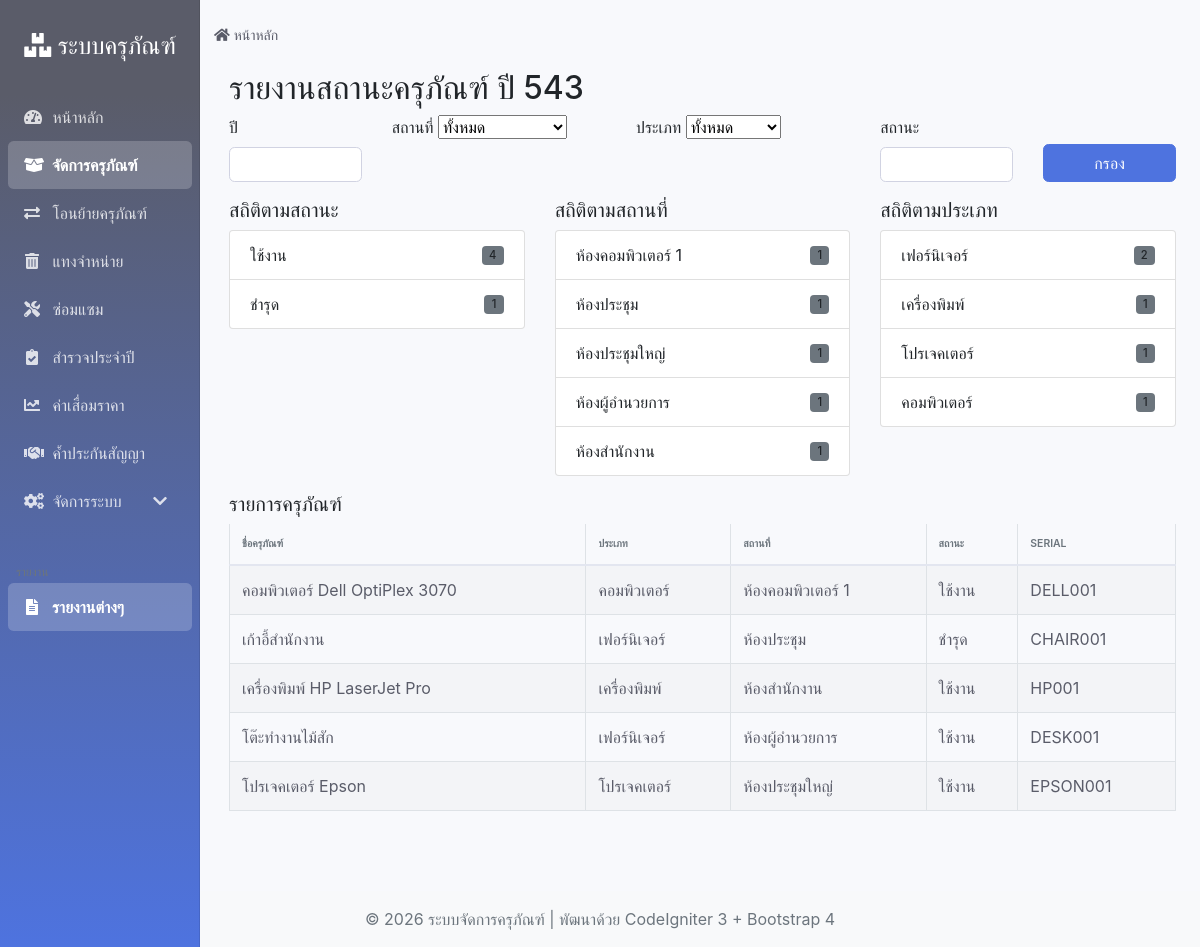
Screenshot of /index.php/reports/asset_status with the database file from the repository.
### tables this page shows
CREATE TABLE `assets` (
  `asset_id` int(11) NOT NULL,
  `asset_name` varchar(255) NOT NULL COMMENT 'ชื่อครุภัณฑ์',
  `asset_type` varchar(100) NOT NULL COMMENT 'ประเภทครุภัณฑ์',
  `serial_number` varchar(100) DEFAULT NULL COMMENT 'หมายเลขซีเรียล',
  `purchase_date` date NOT NULL COMMENT 'วันที่จัดซื้อ',
  `purchase_price` decimal(15,2) NOT NULL COMMENT 'ราคาจัดซื้อ',
  `current_location` varchar(255) NOT NULL COMMENT 'สถานที่ตั้งปัจจุบัน',
  `status` enum('ใช้งาน','ชำรุด','จำหน่ายแล้ว','ซ่อมแซม') NOT NULL DEFAULT 'ใช้งาน' COMMENT 'สถานะ',
  `warranty_info` text COMMENT 'ข้อมูลการรับประกัน',
  `depreciation_rate` decimal(5,2) NOT NULL DEFAULT '0.00' COMMENT 'อัตราค่าเสื่อมราคา (%)',
  `acquisition_method` varchar(100) NOT NULL COMMENT 'วิธีการได้มา',
  `responsible_person` varchar(255) NOT NULL COMMENT 'ผู้รับผิดชอบ',
  `created_at` timestamp NOT NULL DEFAULT CURRENT_TIMESTAMP,
  `updated_at` timestamp NOT NULL DEFAULT CURRENT_TIMESTAMP ON UPDATE CURRENT_TIMESTAMP
);

### application/controllers/Reports.php (called while the page is built, shortened)
<?php
class Reports extends CI_Controller {
    public function __construct()
    {
        $this->load->model('Asset_model');
        $this->load->model('Survey_model');
        $this->load->model('Depreciation_model');
        $this->load->model('Transfer_model');
        $this->load->model('Disposal_model');
        $this->load->model('Repair_model');
        $this->load->helper(array('url', 'form'));
        $this->load->library(array('session', 'form_validation'));
    }
    public function asset_status()
    {
        $data = array();
        $location = $this->input->get('location');
        $category = $this->input->get('category');
        $status = $this->input->get('status');
        $year = $this->input->get('year');
        $data['assets'] = $this->Asset_model->get_assets_by_filters($location, $category, $status, $year);
        $data['status_stats'] = $this->Asset_model->get_asset_status_statistics($year);
        $data['location_stats'] = $this->Asset_model->get_asset_location_statistics($year);
        $data['category_stats'] = $this->Asset_model->get_asset_category_statistics($year);
        $data['locations'] = $this->Asset_model->get_distinct_locations($year);
        $data['categories'] = $this->Asset_model->get_distinct_categories($year);
        $data['selected_location'] = $location;
        $data['selected_category'] = $category;
        $data['selected_status'] = $status;
        $data['selected_year'] = $year;
        $data['page_title'] = 'รายงานสถานะครุภัณฑ์ ปี ' . ($year + 543);
        $data['page_name'] = 'asset_status_report';
        $this->load->view('templates/header', $data);
        $this->load->view('reports/asset_status', $data);
        $this->load->view('templates/footer');
    }
}

### index.php (called while the page is built, shortened)
<?php
require_once BASEPATH.'core/CodeIgniter.php';

### application/models/Asset_model.php (called while the page is built, shortened)
<?php
class Asset_model extends CI_Model {
private function _col(array $candidates, $table = 'assets')
{
    foreach ($candidates as $c) {
        if ($this->db->field_exists($c, $table)) return $c;
    }
    return null;
}
public function get_assets_by_filters($location = null, $category = null, $status = null, $year = null)
{
    $table     = 'assets';
    $locCol    = $this->_col(['current_location','location','room','department'], $table);
    $catCol    = $this->_col(['category','asset_type','type'], $table);
    $statusCol = $this->_col(['status','asset_status'], $table);
    $dateCol   = $this->_col(['purchase_date','acquisition_date','created_at','created_date'], $table);
    $this->db->select('a.*');
    if ($catCol)    $this->db->select("a.$catCol   AS category", false);
    if ($locCol)    $this->db->select("a.$locCol   AS current_location", false);
    if ($this->db->field_exists('serial_number', $table)) {
        $this->db->select('a.serial_number AS asset_code', false);
    }
    $this->db->from($table.' a');
    $this->db->order_by('a.asset_name', 'ASC');
    return $this->db->get()->result_array();
}
public function get_asset_status_statistics($year = null)
{
    $table     = 'assets';
    $statusCol = $this->_col(['status','asset_status'], $table);
    $dateCol   = $this->_col(['purchase_date','acquisition_date','created_at','created_date'], $table);
    $this->db->select("a.$statusCol AS status, COUNT(*) AS count", false)
             ->from($table.' a')
             ->group_by("a.$statusCol")
             ->order_by('count', 'DESC');
    return $this->db->get()->result_array();
}
public function get_asset_location_statistics($year = null)
{
    $table   = 'assets';
    $locCol  = $this->_col(['current_location','location','room','department'], $table);
    $dateCol = $this->_col(['purchase_date','acquisition_date','created_at','created_date'], $table);
    $this->db->select("a.$locCol AS location, COUNT(*) AS count", false)
             ->from($table.' a')
             ->group_by("a.$locCol")
             ->order_by('count','DESC');
    return $this->db->get()->result_array();
}
public function get_asset_category_statistics($year = null)
{
    $table   = 'assets';
    $catCol  = $this->_col(['category','asset_type','type'], $table);
    $dateCol = $this->_col(['purchase_date','acquisition_date','created_at','created_date'], $table);
    $this->db->select("a.$catCol AS category, COUNT(*) AS count", false)
             ->from($table.' a')
             ->group_by("a.$catCol")
             ->order_by('count','DESC');
    return $this->db->get()->result_array();
}
public function get_distinct_locations($year = null)
{
    $table   = 'assets';
    $locCol  = $this->_col(['current_location','location','room','department'], $table);
    $this->db->distinct()->select("a.$locCol AS location", false)->from($table.' a');
    $this->db->order_by('location','ASC');
    $rows = $this->db->get()->result_array();
    return array_map(function($r){ return $r['location']; }, $rows);
}
public function get_distinct_categories($year = null)
{
    $table   = 'assets';
    $catCol  = $this->_col(['category','asset_type','type'], $table);
    $this->db->distinct()->select("a.$catCol AS category", false)->from($table.' a');
    $this->db->order_by('category','ASC');
    $rows = $this->db->get()->result_array();
    return array_map(function($r){ return $r['category']; }, $rows);
}
}

### application/views/reports/asset_status.php (the view, shortened to what this page needs)
<div class="container my-3">
  <h2><?= isset($page_title) ? htmlspecialchars($page_title, ENT_QUOTES, 'UTF-8') : 'รายงานสถานะครุภัณฑ์'; ?></h2>
  <form method="get" action="<?= site_url('reports/asset_status'); ?>" class="row g-2 mb-3">
    <div class="col-md-2">
      <label class="form-label">ปี</label>
      <input type="number" name="year" value="<?= htmlspecialchars($selected_year ?? '', ENT_QUOTES, 'UTF-8'); ?>" class="form-control">
    </div>
    <div class="col-md-3">
      <label class="form-label">สถานที่</label>
      <select name="location" class="form-select">
        <option value="">ทั้งหมด</option>
      </select>
    </div>
    <div class="col-md-3">
      <label class="form-label">ประเภท</label>
      <select name="category" class="form-select">
        <option value="">ทั้งหมด</option>
      </select>
    </div>
    <div class="col-md-2">
      <label class="form-label">สถานะ</label>
      <input type="text" name="status" value="<?= htmlspecialchars($selected_status ?? '', ENT_QUOTES, 'UTF-8'); ?>" class="form-control">
    </div>
    <div class="col-md-2 d-flex align-items-end">
      <button class="btn btn-primary w-100" type="submit">กรอง</button>
    </div>
  </form>
  <div class="row mb-3">
    <div class="col-md-4">
      <h5>สถิติตามสถานะ</h5>
      <ul class="list-group">
        <?php if (!empty($status_stats)) foreach ($status_stats as $s): ?>
          <li class="list-group-item d-flex justify-content-between align-items-center">
            <?= htmlspecialchars($s['status'] ?? '-', ENT_QUOTES, 'UTF-8'); ?>
            <span class="badge bg-secondary"><?= (int)($s['count'] ?? 0); ?></span>
          </li>
        <?php endforeach; ?>
      </ul>
    </div>
    <div class="col-md-4">
      <h5>สถิติตามสถานที่</h5>
      <ul class="list-group">
        <?php if (!empty($location_stats)) foreach ($location_stats as $l): ?>
          <li class="list-group-item d-flex justify-content-between align-items-center">
            <?= htmlspecialchars($l['location'] ?? '-', ENT_QUOTES, 'UTF-8'); ?>
            <span class="badge bg-secondary"><?= (int)($l['count'] ?? 0); ?></span>
          </li>
        <?php endforeach; ?>
      </ul>
    </div>
    <div class="col-md-4">
      <h5>สถิติตามประเภท</h5>
      <ul class="list-group">
        <?php if (!empty($category_stats)) foreach ($category_stats as $c): ?>
          <li class="list-group-item d-flex justify-content-between align-items-center">
            <?= htmlspecialchars($c['category'] ?? '-', ENT_QUOTES, 'UTF-8'); ?>
            <span class="badge bg-secondary"><?= (int)($c['count'] ?? 0); ?></span>
          </li>
        <?php endforeach; ?>
      </ul>
    </div>
  </div>
  <h5>รายการครุภัณฑ์</h5>
  <div class="table-responsive">
    <table class="table table-striped table-bordered">
      <thead>
        <tr>
          <th>ชื่อครุภัณฑ์</th>
          <th>ประเภท</th>
          <th>สถานที่</th>
          <th>สถานะ</th>
          <th>Serial</th>
        </tr>
      </thead>
      <tbody>
        <?php if (!empty($assets)) foreach ($assets as $a): ?>
          <tr>
            <td><?= htmlspecialchars($a['asset_name'] ?? '-', ENT_QUOTES, 'UTF-8'); ?></td>
            <td><?= htmlspecialchars($a['category'] ?? '-', ENT_QUOTES, 'UTF-8'); ?></td>
            <td><?= htmlspecialchars($a['current_location'] ?? '-', ENT_QUOTES, 'UTF-8'); ?></td>
            <td><?= htmlspecialchars($a['status'] ?? '-', ENT_QUOTES, 'UTF-8'); ?></td>
            <td><?= htmlspecialchars($a['serial_number'] ?? ($a['asset_code'] ?? '-'), ENT_QUOTES, 'UTF-8'); ?></td>
          </tr>
        <?php endforeach; ?>
      </tbody>
    </table>
  </div>
</div>

### assets/css/custom.css (style rules this page uses)
body { background-color: #f8f9fc; font-family: 'Nunito', -apple-system, BlinkMacSystemFont, 'Segoe UI', 'Roboto', 'Helvetica Neue', Arial, sans-serif; }
.btn { border-radius: .35rem; font-weight: 400; transition: all .15s ease-in-out; }
.btn-primary { background-color: #4e73df; border-color: #4e73df; }
.table { color: #5a5c69; }
.table thead th { border-top: none; border-bottom: 2px solid #e3e6f0; font-weight: 600; text-transform: uppercase; font-size: .65rem; color: #6c757d; background-color: #f8f9fc; }
.table td { border-top: 1px solid #e3e6f0; vertical-align: middle; }
.table-striped tbody tr:nth-of-type(odd) { background-color: rgba(0, 0, 0, .02); }
.badge { font-size: .7rem; font-weight: 500; padding: .35em .65em; }
.form-control { border: 1px solid #d1d3e2; border-radius: .35rem; font-size: .875rem; transition: all .15s ease-in-out; }

### rows the page displays
assets: asset_name "คอมพิวเตอร์ Dell OptiPlex 3070", asset_type "คอมพิวเตอร์", current_location "ห้องคอมพิวเตอร์ 1", status "ใช้งาน", serial_number "DELL001"
assets: asset_name "เก้าอี้สำนักงาน", asset_type "เฟอร์นิเจอร์", current_location "ห้องประชุม", status "ชำรุด", serial_number "CHAIR001"
assets: asset_name "เครื่องพิมพ์ HP LaserJet Pro", asset_type "เครื่องพิมพ์", current_location "ห้องสำนักงาน", status "ใช้งาน", serial_number "HP001"
assets: asset_name "โต๊ะทำงานไม้สัก", asset_type "เฟอร์นิเจอร์", current_location "ห้องผู้อำนวยการ", status "ใช้งาน", serial_number "DESK001"
assets: asset_name "โปรเจคเตอร์ Epson", asset_type "โปรเจคเตอร์", current_location "ห้องประชุมใหญ่", status "ใช้งาน", serial_number "EPSON001"

### other values shown
$page_title "รายงานสถานะครุภัณฑ์ ปี 543"
$s['status'] "ใช้งาน"
$s['count'] "4"
$s['status'] "ชำรุด"
$s['count'] "1"
$l['location'] "ห้องคอมพิวเตอร์ 1"
$l['count'] "1"
$l['location'] "ห้องประชุม"
$l['location'] "ห้องประชุมใหญ่"
$l['location'] "ห้องผู้อำนวยการ"
$l['location'] "ห้องสำนักงาน"
$c['category'] "เฟอร์นิเจอร์"
$c['count'] "2"
$c['category'] "เครื่องพิมพ์"
$c['count'] "1"
